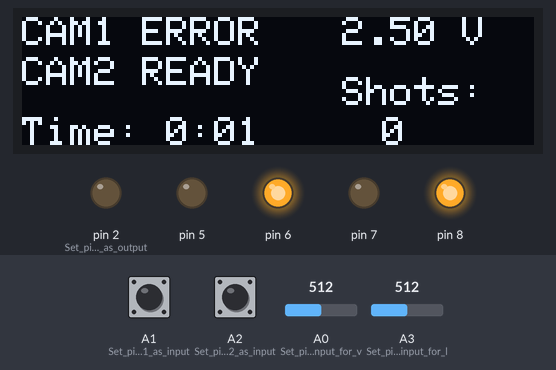
Bench run of a sketch on a simulated Arduino Uno, built with avr-gcc and run on an emulated ATmega328P. Parts: 128×32 one-colour display, output pins drawn as LEDs (lit = HIGH). The test bench sets the inputs (shaded band); at power-on: A1 (Set_pin_A1_as_input) HIGH, A2 (Set_pin_A2_as_input) LOW, A3 (Set_pin_A3_as_input_for_l) = 512, A0 (Set_pin_A0_as_input_for_v) = 512.

Above: at 7.3 s.
7.4 s: A1 (Set_pin_A1_as_input) pulled LOW for 0.15 s
At 7.62 s:
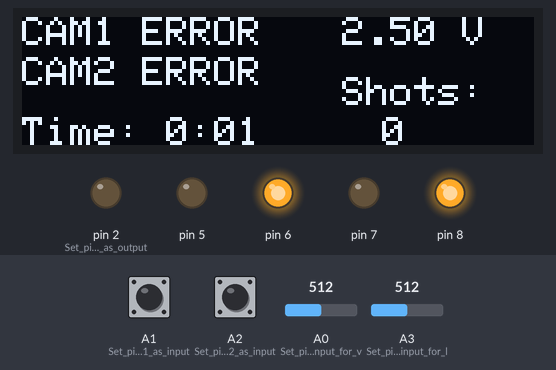
9.0 s: A2 (Set_pin_A2_as_input) pulled HIGH for 0.15 s
At 9.23 s:
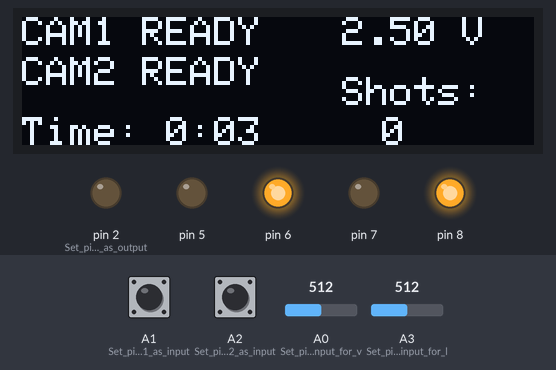
10.6 s: A3 (Set_pin_A3_as_input_for_l) set to 0
At 11.4 s:
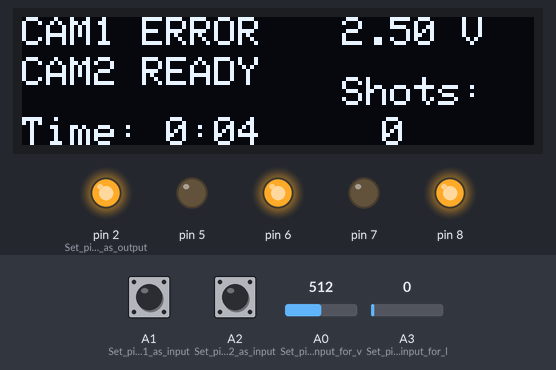
12.1 s: A0 (Set_pin_A0_as_input_for_v) set to 716
At 12.7 s:
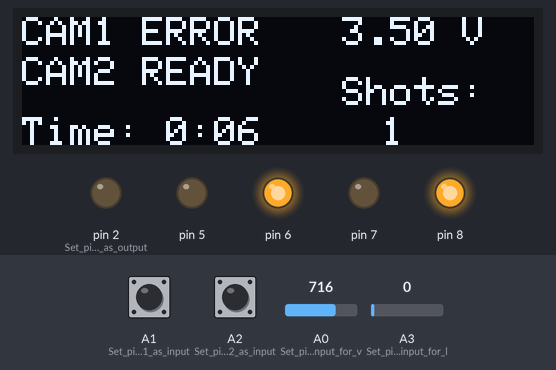
13.7 s: A1 (Set_pin_A1_as_input) pulled LOW for 1 s
At 14.7 s:
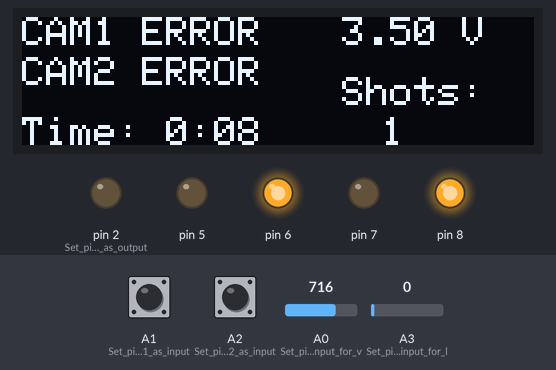
16.2 s: A2 (Set_pin_A2_as_input) pulled HIGH for 1 s
At 16.6 s:
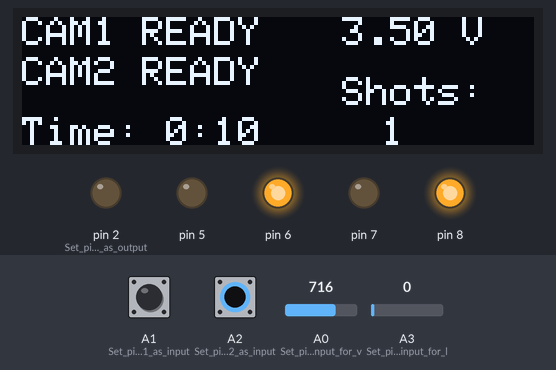
Timing chart, 0 to 19.2 s (numbered marks = the images above; inputs shaded):
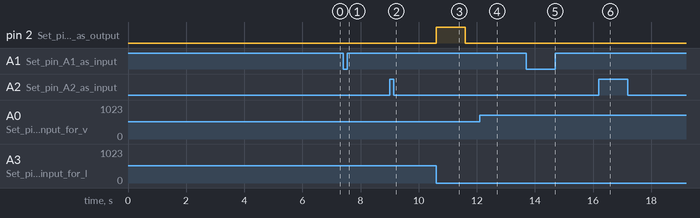

The sketch:

main.ino
```cpp
#include <SPI.h>
#include <Wire.h>
#include <Adafruit_GFX.h>
#include <Adafruit_SSD1306.h>

#define SCREEN_WIDTH 128  // OLED display width, in pixels
#define SCREEN_HEIGHT 32  // OLED display height, in pixels

// Declaration for an SSD1306 display connected to I2C (SDA, SCL pins)
#define OLED_RESET -1        // Reset pin # (or -1 if sharing Arduino reset pin)
#define SCREEN_ADDRESS 0x3C  ///< See datasheet for Address; 0x3D for 128x64, 0x3C for 128x32
Adafruit_SSD1306 display(SCREEN_WIDTH, SCREEN_HEIGHT, &Wire, OLED_RESET);

int consecutiveZeroCount = 0;       // Global variable to track consecutive zeros
const int ZERO_TRIGGER_COUNT = 10;  // Number of consecutive zeros required
bool triggeredPrinted = false;      // To ensure 'triggered' is printed only once per zero sequence
unsigned long lightCount = 0;
unsigned long stopwatchStart = 0;
int value = 0;


void setup() {
  pinMode(2, OUTPUT);  // Set pin D2 as output
  digitalWrite(2, LOW);
  pinMode(5, OUTPUT);
  pinMode(6, OUTPUT);
  pinMode(8, OUTPUT);
  pinMode(7, OUTPUT);

  digitalWrite(5, LOW);
  digitalWrite(6, HIGH);
  digitalWrite(7, LOW);
  digitalWrite(8, HIGH);

  pinMode(A0, INPUT);  // Set pin A0 as input for voltage reading
  pinMode(A1, INPUT);  // Set pin A1 as input
  pinMode(A2, INPUT);  // Set pin A2 as input
  pinMode(A3, INPUT);  // Set pin A3 as input for light measurement

  // SSD1306_SWITCHCAPVCC = generate display voltage from 3.3V internally
  if (!display.begin(SSD1306_SWITCHCAPVCC, SCREEN_ADDRESS)) {
    Serial.println(F("SSD1306 allocation failed"));
    for (;;)
      ;  // Don't proceed, loop forever
  }
  display.clearDisplay();
  digitalWrite(2, LOW);  // D2 LOW before bootAnimation
  bootAnimation();

  digitalWrite(2, LOW);  // D2 LOW before staticText
  staticText();
  digitalWrite(2, LOW);  // D2 LOW before camWaitingAnimation
  camWaitingAnimation();

  stopwatchStart = millis();
}

void loop() {
  value = analogRead(A3);

  if (value == 0) {
    consecutiveZeroCount++;
    if (consecutiveZeroCount == ZERO_TRIGGER_COUNT && !triggeredPrinted) {
      Serial.println("triggered");
      lightCount++;
      triggeredPrinted = true;
      digitalWrite(2, HIGH);
      delay(1000);
      digitalWrite(2, LOW);
    }
  } else {
    if (triggeredPrinted) {
      Serial.print("Počet nul v sekvenci: ");
      Serial.println(consecutiveZeroCount);
    }
    consecutiveZeroCount = 0;
    triggeredPrinted = false;
  }
  // Throttle display updates to every 200ms
  static unsigned long lastDisplayUpdate = 0;
  unsigned long now = millis();
  if (now - lastDisplayUpdate > 200) {
    displayStatusScreen();
    lastDisplayUpdate = now;
  }
}


void bootAnimation() {
  unsigned long startMillis = millis();
  unsigned long currentMillis;

  while ((currentMillis = millis() - startMillis) < 3000) {
    display.clearDisplay();

    // Animated expanding and contracting circles
    int radius1 = abs(15 - (currentMillis / 100) % 30);  // Expands and contracts between radius 0-15
    int radius2 = abs(10 - (currentMillis / 150) % 20);  // Expands and contracts between radius 0-10
    display.drawCircle(SCREEN_WIDTH / 3, SCREEN_HEIGHT / 2, radius1, SSD1306_WHITE);
    display.drawCircle(2 * SCREEN_WIDTH / 3, SCREEN_HEIGHT / 2, radius2, SSD1306_WHITE);

    // Draw bouncing squares with varying sizes and speeds
    int squareSize1 = 6 + (currentMillis / 500) % 6;   // Size oscillates between 6 and 12
    int squareSize2 = 10 + (currentMillis / 700) % 5;  // Size oscillates between 10 and 15
    int x1 = abs((currentMillis / 20) % (SCREEN_WIDTH + squareSize1) - squareSize1);
    int x2 = SCREEN_WIDTH - abs((currentMillis / 30) % (SCREEN_WIDTH + squareSize2) - squareSize2);
    int y1 = (SCREEN_HEIGHT / 4) - (squareSize1 / 2);
    int y2 = (3 * SCREEN_HEIGHT / 4) - (squareSize2 / 2);
    display.fillRect(x1, y1, squareSize1, squareSize1, SSD1306_WHITE);
    display.fillRect(x2, y2, squareSize2, squareSize2, SSD1306_WHITE);

    // Draw a moving sine wave pattern
    for (int i = 0; i < SCREEN_WIDTH; i += 2) {
      int waveY1 = SCREEN_HEIGHT / 4 + sin((i + currentMillis / 100.0) * 0.5) * 8;
      int waveY2 = (3 * SCREEN_HEIGHT / 4) + cos((i + currentMillis / 150.0) * 0.4) * 8;
      display.drawPixel(i, waveY1, SSD1306_WHITE);
      display.drawPixel(i, waveY2, SSD1306_WHITE);
    }

    // Draw rotating lines from center
    int centerX = SCREEN_WIDTH / 2;
    int centerY = SCREEN_HEIGHT / 2;
    float angle = (currentMillis / 50.0) * (PI / 180);
    int lineX = centerX + cos(angle) * 20;
    int lineY = centerY + sin(angle) * 20;
    display.drawLine(centerX, centerY, lineX, lineY, SSD1306_WHITE);

    // Draw dynamic diagonal lines with changing thickness
    int lineOffset = (currentMillis / 60) % SCREEN_WIDTH;
    int thickness = 1 + (currentMillis / 500) % 3;
    for (int t = 0; t < thickness; t++) {
      display.drawLine(0, lineOffset + t, lineOffset + t, 0, SSD1306_WHITE);
      display.drawLine(SCREEN_WIDTH - lineOffset - t, SCREEN_HEIGHT, SCREEN_WIDTH, SCREEN_HEIGHT - lineOffset - t, SSD1306_WHITE);
    }

    // Draw concentric rectangles
    int rectSize = abs((currentMillis / 200) % 20 - 10);
    display.drawRect((SCREEN_WIDTH / 2) - rectSize, (SCREEN_HEIGHT / 2) - rectSize, rectSize * 2, rectSize * 2, SSD1306_WHITE);

    display.display();
    delay(20);  // Update the display every 20ms for smoother animation
  }
}

void staticText() {
  display.clearDisplay();

  // Display three lines of text
  display.setTextSize(1);
  display.setTextColor(SSD1306_WHITE);
  display.setCursor(0, 0);
  display.println(F("FlyCamCzech.eu"));
  display.setCursor(0, 13);
  display.println(F("v. 1.0.1"));
  display.setCursor(0, 25);
  display.println(F("MultiSPECTRAL"));
  display.display();
  delay(3000);

  // Clear text after showing
  display.clearDisplay();
  display.display();
}

void camWaitingAnimation() {
  while (digitalRead(A2) == LOW || digitalRead(A1) == LOW) {
    display.clearDisplay();

    // Display "CAM1, CAM2 waiting" text
    display.setTextSize(1);
    display.setTextColor(SSD1306_WHITE);
    display.setCursor(0, 0);
    display.println(F("CAM1, CAM2 waiting"));

    if ((digitalRead(A2) == HIGH) or (digitalRead(A1) == HIGH)) {
      break;
      delay(1);
    }

    // Draw loading animation (dots)
    unsigned long currentMillis = millis();
    int numDots = (currentMillis / 500) % 4;  // 0 to 3 dots
    display.setCursor(0, 10);
    display.print(F("Connecting"));
    for (int i = 0; i < numDots; i++) {
      display.print(F("."));
    }

    display.display();
    delay(100);
  }
}

void displayStatusScreen() {
  display.clearDisplay();

  // Display CAM1 status
  display.setTextSize(1);
  display.setTextColor(SSD1306_WHITE);
  display.setCursor(0, 0);
  if (digitalRead(A2) == HIGH) {
    display.println(F("CAM1 READY"));
  } else {
    display.println(F("CAM1 ERROR"));
  }

  // Display CAM2 status
  display.setCursor(0, 10);
  if (digitalRead(A1) == HIGH) {
    display.println(F("CAM2 READY"));
  } else {
    display.println(F("CAM2 ERROR"));
  }

  // Update voltage every 3 seconds
  static unsigned long lastVoltageUpdate = 0;
  static float displayedVoltage = 0;
  unsigned long currentMillis = millis();

  if (currentMillis - lastVoltageUpdate >= 3000) {
    int voltageValue = analogRead(A0);
    displayedVoltage = voltageValue * (5.0 / 1023.0);  // Assuming 5V reference voltage
    lastVoltageUpdate = currentMillis;
  }

  // Display average voltage
  display.setCursor(80, 0);
  display.print(displayedVoltage, 2);
  display.print(F(" V"));

  // Display light count
  display.setCursor(80, 15);
  display.print(F("Shots:"));
  display.setCursor(90, 25);
  display.print(lightCount);

  // Display stopwatch
  unsigned long elapsedMillis = millis() - stopwatchStart;
  unsigned long seconds = (elapsedMillis / 1000) % 60;
  unsigned long minutes = (elapsedMillis / 60000) % 60;
  display.setCursor(0, 25);
  display.print(F("Time: "));
  display.print(minutes);
  display.print(F(":"));
  if (seconds < 10) {
    display.print(F("0"));
  }
  display.print(seconds);
  display.display();
}
```

Measured:
- after the input at 7.4 s, the display: changes after 0.13 s (image 1)
- after the input at 9.0 s, the display: changes after 0.13 s (image 2)
- after the input at 10.6 s, pin 2 (Set_pin_D2_as_output): LOW → HIGH at once, → LOW 1.0 s later
- after the input at 13.7 s, the display: first changes after 0.13 s (image 5 shows a later state)
- after the input at 16.2 s, the display: changes at once (image 6)
- what the display in image 4 shows lasts 1.0 s, from 12.2 s to 13.2 s
